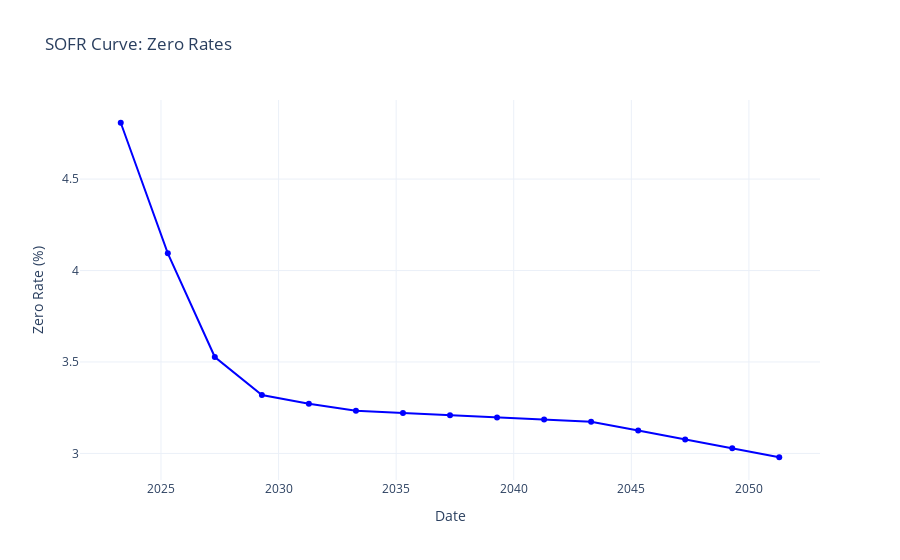
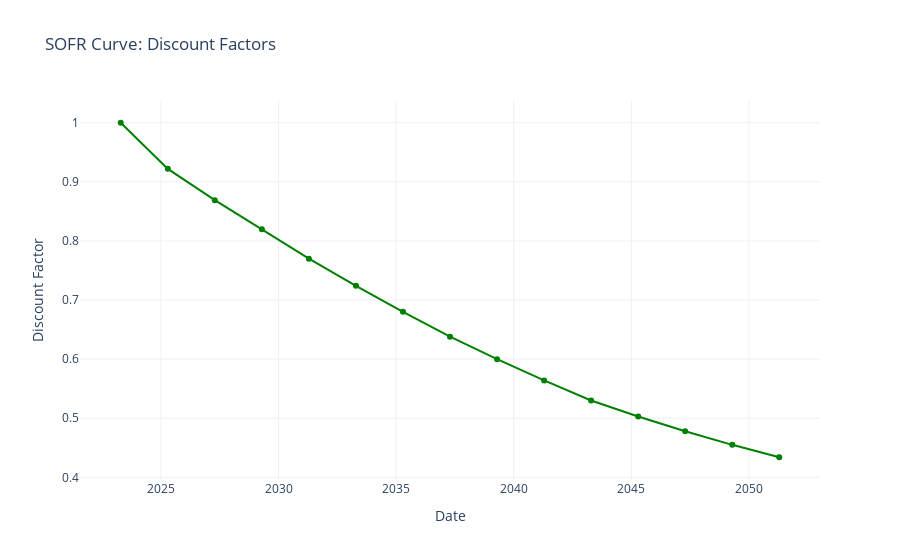

Notebook cell for these charts, in order:
### Markdown cell above
## c. Display the calibrated SOFR discount curve dataframe

Follow section 1d (in the QuantLib Advanced notebook) to display the calibration details dataframe.

### Code cell
import plotly.graph_objects as go

# Create plots using Plotly for better interactivity and aesthetics

# Plot for SOFR Zero Rates
fig_zero_rates = go.Figure()
fig_zero_rates.add_trace(go.Scatter(x=sofr_yield_curve_details_df['Date'], y=sofr_yield_curve_details_df['ZeroRate'],
                                    mode='markers+lines', name='Zero Rate (%)', marker=dict(color='blue')))
fig_zero_rates.update_layout(title='SOFR Curve: Zero Rates',
                             xaxis_title='Date',
                             yaxis_title='Zero Rate (%)',
                             template='plotly_white')
fig_zero_rates.show()

# Plot for SOFR Discount Factors
fig_discount_factors = go.Figure()
fig_discount_factors.add_trace(go.Scatter(x=sofr_yield_curve_details_df['Date'], y=sofr_yield_curve_details_df['DiscountFactor'],
                                          mode='markers+lines', name='Discount Factor', marker=dict(color='green')))
fig_discount_factors.update_layout(title='SOFR Curve: Discount Factors',
                                   xaxis_title='Date',
                                   yaxis_title='Discount Factor',
                                   template='plotly_white')
fig_discount_factors.show()

### Figure 1 — Plotly figure (JSON) as saved in the notebook; plotly's stock layout.template omitted (floating-point values rounded to 4 significant figures)
{"data": [{"marker": {"color": "blue"}, "mode": "markers+lines", "name": "Zero Rate (%)", "type": "scatter", "x": ["2023-04-17", "2025-04-17", "2027-04-17", "2029-04-17", "2031-04-17", "2033-04-17", "2035-04-17", "2037-04-17", "2039-04-17", "2041-04-17", "2043-04-17", "2045-04-17", "2047-04-17", "2049-04-17", "2051-04-17"], "y": [4.808, 4.094, 3.527, 3.319, 3.272, 3.233, 3.221, 3.209, 3.197, 3.185, 3.173, 3.125, 3.076, 3.028, 2.979]}], "layout": {"title": {"text": "SOFR Curve: Zero Rates"}, "xaxis": {"title": {"text": "Date"}}, "yaxis": {"title": {"text": "Zero Rate (%)"}}}}

### Figure 2 — Plotly figure (JSON) as saved in the notebook; plotly's stock layout.template omitted (floating-point values rounded to 4 significant figures)
{"data": [{"marker": {"color": "green"}, "mode": "markers+lines", "name": "Discount Factor", "type": "scatter", "x": ["2023-04-17", "2025-04-17", "2027-04-17", "2029-04-17", "2031-04-17", "2033-04-17", "2035-04-17", "2037-04-17", "2039-04-17", "2041-04-17", "2043-04-17", "2045-04-17", "2047-04-17", "2049-04-17", "2051-04-17"], "y": [1, 0.922, 0.869, 0.82, 0.77, 0.724, 0.68, 0.638, 0.6, 0.564, 0.53, 0.503, 0.478, 0.455, 0.434]}], "layout": {"title": {"text": "SOFR Curve: Discount Factors"}, "xaxis": {"title": {"text": "Date"}}, "yaxis": {"title": {"text": "Discount Factor"}}}}
